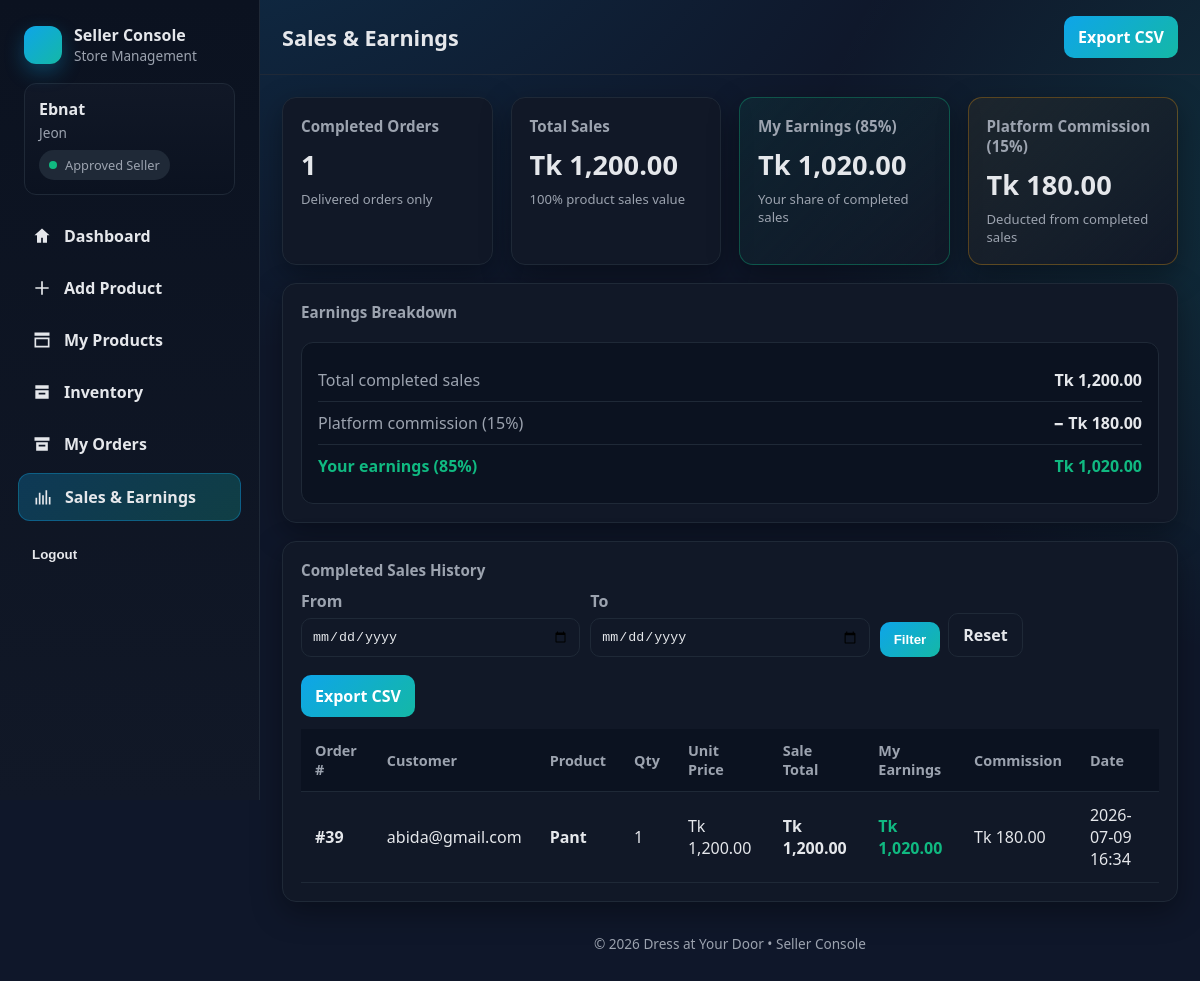
The page /seller_sales.php (signed in) on the database its author committed.
### tables this page shows
CREATE TABLE `order_items` (
  `id` int(11) NOT NULL,
  `order_id` int(11) NOT NULL,
  `product_id` int(11) NOT NULL,
  `quantity` int(11) NOT NULL,
  `price` decimal(10,2) NOT NULL
);

CREATE TABLE `orders` (
  `id` int(11) NOT NULL,
  `user_email` varchar(100) NOT NULL,
  `payment_method` enum('cod','online') NOT NULL,
  `payment_status` varchar(20) NOT NULL DEFAULT 'pending',
  `status` enum('pending','processing','paid','shipped','delivered','cancelled') NOT NULL DEFAULT 'pending',
  `created_at` timestamp NOT NULL DEFAULT current_timestamp(),
  `subtotal` decimal(10,2) NOT NULL DEFAULT 0.00,
  `shipping` decimal(10,2) NOT NULL DEFAULT 0.00,
  `grand_total` decimal(10,2) NOT NULL DEFAULT 0.00
);

CREATE TABLE `products` (
  `id` int(11) NOT NULL,
  `seller_id` int(11) DEFAULT NULL,
  `category` varchar(50) NOT NULL,
  `name` varchar(100) NOT NULL,
  `price` decimal(10,2) NOT NULL,
  `image` varchar(255) NOT NULL
);

### seller_sales.php (the view, shortened to what this page needs)
<?php
require_once __DIR__ . '/db.php';
$sellerId = (int) $_SESSION['seller_id'];
if (!function_exists('e')) {
    function e(string $value): string
    {
        return htmlspecialchars($value, ENT_QUOTES, 'UTF-8');
    }
}
$qFrom = isset($_GET['from'])
    ? trim((string) $_GET['from'])
    : '';
$qTo = isset($_GET['to'])
    ? trim((string) $_GET['to'])
    : '';
$dateWhere = '';
$dateParams = [];
$dateTypes = '';
$summarySql = "
    SELECT
        COUNT(DISTINCT oi.order_id)
            AS completed_orders,
        COALESCE(
            SUM(oi.quantity * oi.price),
            0
        ) AS total_sales
    FROM order_items oi
    INNER JOIN products p
        ON p.id = oi.product_id
    INNER JOIN orders o
        ON o.id = oi.order_id
    WHERE p.seller_id = ?
      AND LOWER(o.status) = 'delivered'
      $dateWhere
";
$stmt = $conn->prepare($summarySql);
$summaryTypes = 'i' . $dateTypes;
$summaryParams = array_merge(
    [$sellerId],
    $dateParams
);
$stmt->bind_param(
    $summaryTypes,
    ...$summaryParams
);
$stmt->execute();
$result = $stmt->get_result();
$summary = $result
    ? $result->fetch_assoc()
    : [];
$completedOrders =
    (int) ($summary['completed_orders'] ?? 0);
$totalSales =
    (float) ($summary['total_sales'] ?? 0);
$sellerEarnings =
    $totalSales * 0.85;
$adminCommission =
    $totalSales * 0.15;
$salesSql = "
    SELECT
        o.id AS order_id,
        o.user_email,
        o.payment_method,
        o.created_at,
        p.id AS product_id,
        p.name AS product_name,
        oi.quantity,
        oi.price,
        (oi.quantity * oi.price)
            AS item_total
    FROM order_items oi
    INNER JOIN products p
        ON p.id = oi.product_id
    INNER JOIN orders o
        ON o.id = oi.order_id
    WHERE p.seller_id = ?
      AND LOWER(o.status) = 'delivered'
      $dateWhere
    ORDER BY
        o.created_at DESC,
        o.id DESC
";
$stmt = $conn->prepare($salesSql);
$salesTypes = 'i' . $dateTypes;
$salesParams = array_merge(
    [$sellerId],
    $dateParams
);
$stmt->bind_param(
    $salesTypes,
    ...$salesParams
);
$stmt->execute();
$result = $stmt->get_result();
$sales = $result
    ? $result->fetch_all(MYSQLI_ASSOC)
    : [];
$exportQuery = [
    'export' => 1
];
$exportUrl =
    'seller_sales.php?'
    . http_build_query($exportQuery);
?>
<div class="grid">
    <div class="card col-3">
        <h3>Completed Orders</h3>
        <div class="earning-value">
            <?= $completedOrders ?>
        </div>
        <div class="earning-note">
            Delivered orders only
        </div>
    </div>
    <div class="card col-3">
        <h3>Total Sales</h3>
        <div class="earning-value">
            Tk <?= number_format(
                    $totalSales,
                    2
                ) ?>
        </div>
        <div class="earning-note">
            100% product sales value
        </div>
    </div>
    <div class="card col-3 summary-highlight">
        <h3>My Earnings (85%)</h3>
        <div class="earning-value">
            Tk <?= number_format(
                    $sellerEarnings,
                    2
                ) ?>
        </div>
        <div class="earning-note">
            Your share of completed sales
        </div>
    </div>
    <div class="card col-3 commission-card">
        <h3>Platform Commission (15%)</h3>
        <div class="earning-value">
            Tk <?= number_format(
                    $adminCommission,
                    2
                ) ?>
        </div>
        <div class="earning-note">
            Deducted from completed sales
        </div>
    </div>
    <div class="card col-12">
        <h3>Earnings Breakdown</h3>
        <div class="sales-breakdown">
            <div class="breakdown-row">
                <span class="breakdown-label">
                    Total completed sales
                </span>
                <span class="breakdown-value">
                    Tk <?= number_format(
                            $totalSales,
                            2
                        ) ?>
                </span>
            </div>
            <div class="breakdown-row">
                <span class="breakdown-label">
                    Platform commission (15%)
                </span>
                <span class="breakdown-value">
                    − Tk <?= number_format(
                                $adminCommission,
                                2
                            ) ?>
                </span>
            </div>
            <div class="breakdown-row">
                <span
                    class="breakdown-label"
                    style="
                        color:var(--ok);
                        font-weight:800;
                    ">
                    Your earnings (85%)
                </span>
                <span
                    class="breakdown-value"
                    style="color:var(--ok);">
                    Tk <?= number_format(
                            $sellerEarnings,
                            2
                        ) ?>
                </span>
            </div>
        </div>
    </div>
    <div class="card col-12">
        <h3>Completed Sales History</h3>
        <form
            method="GET"
            action="seller_sales.php"
            class="sales-filter">
            <div class="filter-field">
                <label
                    for="from"
                    class="filter-label">
                    From
                </label>
                <input
                    type="date"
                    id="from"
                    name="from"
                    value="<?= e($qFrom) ?>"
                    class="filter-input">
            </div>
            <div class="filter-field">
                <label
                    for="to"
                    class="filter-label">
                    To
                </label>
                <input
                    type="date"
                    id="to"
                    name="to"
                    value="<?= e($qTo) ?>"
                    class="filter-input">
            </div>
            <div class="filter-actions">
                <button
                    type="submit"
                    class="btn btn--brand">
                    Filter
                </button>
                <a
                    href="seller_sales.php"
                    class="btn">
                    Reset
                </a>
            </div>
        </form>
        <div
            style="
                display:flex;
                gap:8px;
                margin-bottom:12px;
            ">
            <a
                href="<?= e($exportUrl) ?>"
                class="btn btn--brand">
                Export CSV
            </a>
        </div>
        <div class="table-wrap">
            <table class="table">
                <thead>
                    <tr>
                        <th>Order #</th>
                        <th>Customer</th>
                        <th>Product</th>
                        <th>Qty</th>
                        <th>Unit Price</th>
                        <th>Sale Total</th>
                        <th>My Earnings</th>
                        <th>Commission</th>
                        <th>Date</th>
                    </tr>
                </thead>
                <tbody>
                    <?php if (empty($sales)): ?>
                        <tr>
                            <td
                                colspan="9"
                                style="
                                    text-align:center;
                                    color:var(--muted);
                                    padding:30px;
                                ">
                                No completed sales found.
                            </td>
                        </tr>
                    <?php else: ?>
                        <?php foreach ($sales as $sale): ?>
                            <?php
                            $itemTotal =
                                (float) $sale['item_total'];
                            $itemEarnings =
                                $itemTotal * 0.85;
                            $itemCommission =
                                $itemTotal * 0.15;
                            ?>
                            <tr>
                                <td style="font-weight:800;">
                                    #<?= (int) $sale['order_id'] ?>
                                </td>
                                <td>
                                    <?= e(
                                        (string) $sale['user_email']
                                    ) ?>
                                </td>
                                <td style="font-weight:700;">
                                    <?= e(
                                        (string) $sale['product_name']
                                    ) ?>
                                </td>
                                <td>
                                    <?= (int) $sale['quantity'] ?>
                                </td>
                                <td>
                                    Tk <?= number_format(
                                            (float) $sale['price'],
                                            2
                                        ) ?>
                                </td>
                                <td style="font-weight:800;">
                                    Tk <?= number_format(
                                            $itemTotal,
                                            2
                                        ) ?>
                                </td>
                                <td
                                    style="
                                        color:var(--ok);
                                        font-weight:800;
                                    ">
                                    Tk <?= number_format(
                                            $itemEarnings,
                                            2
                                        ) ?>
                                </td>
                                <td>
                                    Tk <?= number_format(
                                            $itemCommission,
                                            2
                                        ) ?>
                                </td>
                                <td>
                                    <?= e(
                                        date(
                                            'Y-m-d H:i',
                                            strtotime(
                                                (string) $sale['created_at']
                                            )
                                        )
                                    ) ?>
                                </td>
                            </tr>
                        <?php endforeach; ?>
                    <?php endif; ?>
                </tbody>
            </table>
        </div>
    </div>
</div>
<?php
include __DIR__ . '/seller_layout.php';

### seller_layout.php (style rules this page uses)
:root { --bg: #0f172a; --panel: #111827; --panel-2: #0b1220; --text: #e5e7eb; --muted: #9ca3af; --brand: #0ea5e9; --brand-2: #14b8a6; --border: #1f2937; --ok: #10b981; --warn: #f59e0b; --danger: #ef4444; --radius: 14px; --shadow: 0 10px 30px rgba(0, 0, 0, .35); }
* { box-sizing: border-box; }
html, body { height: 100%; margin: 0; font-family: ui-sans-serif, system-ui, -apple-system, Segoe UI, Roboto, Arial; color: var(--text); background: radial-gradient(1200px 800px at 10% -20%, rgba(14, 165, 233, .18), transparent 70%), radial-gradient(900px 700px at 120% 20%, rgba(20, 184, 166, .18), transparent 70%), var(--bg); }
.btn { display: inline-flex; align-items: center; gap: 8px; padding: 10px 14px; border: 1px solid var(--border); border-radius: 10px; background: var(--panel); color: var(--text); text-decoration: none; font-weight: 600; cursor: pointer; }
.btn--brand { border: none; background: linear-gradient(135deg, var(--brand), var(--brand-2)); color: white; }
.grid { display: grid; grid-template-columns: repeat(12, 1fr); gap: 18px; }
.col-3 { grid-column: span 3; }
.col-12 { grid-column: span 12; }
.card { background: var(--panel); border: 1px solid var(--border); border-radius: var(--radius); padding: 18px; box-shadow: var(--shadow); }
.card h3 { margin: 0 0 10px; color: var(--muted); font-size: .95rem; }
.table-wrap { width: 100%; overflow-x: auto; }
.table { width: 100%; border-collapse: collapse; }
.table th, .table td { padding: 12px 14px; text-align: left; border-bottom: 1px solid var(--border); }
.table th { color: var(--muted); font-size: .9rem; background: var(--panel-2); }

### seller_sales.php (style rules this page uses)
.earning-value { font-size: 1.7rem; font-weight: 800; margin-top: 7px; }
.earning-note { color: var(--muted); font-size: .82rem; margin-top: 7px; }
.summary-highlight { border: 1px solid rgba(16, 185, 129, .35); background: linear-gradient(135deg, rgba(16, 185, 129, .08), var(--panel)); }
.commission-card { border: 1px solid rgba(245, 158, 11, .3); background: linear-gradient(135deg, rgba(245, 158, 11, .06), var(--panel)); }
.sales-breakdown { margin-top: 20px; padding: 16px; border: 1px solid var(--border); border-radius: 12px; background: var(--panel-2); }
.breakdown-row { display: flex; align-items: center; justify-content: space-between; gap: 20px; padding: 10px 0; border-bottom: 1px solid var(--border); }
.breakdown-row:last-child { border-bottom: none; }
.breakdown-label { color: var(--muted); }
.breakdown-value { font-weight: 800; }
.table-wrap { overflow-x: auto; }
.sales-filter { display: grid; grid-template-columns: repeat(12, 1fr); gap: 10px; margin-bottom: 18px; }
.filter-field { grid-column: span 4; }
.filter-actions { grid-column: span 4; display: flex; align-items: flex-end; gap: 8px; }
.filter-label { display: block; font-weight: 800; color: var(--muted); margin-bottom: 6px; }
.filter-input { width: 100%; padding: 10px; border-radius: 10px; background: var(--panel); color: var(--text); border: 1px solid var(--border); }

### rows shown on the page
order_items: order "39", order.user_email "abida@gmail.com", product.name "Pant", quantity "1", price "1,200.00", itemTotal "1,200.00", itemEarnings "1,020.00", itemCommission "180.00", order.created_at "2026-07-09 16:34"

### other values the page prints
$sellerName "Ebnat"
$shopName "Jeon"
$pageTitle "Sales & Earnings"
$action['label'] "Export CSV"
$completedOrders "1"
$totalSales "1,200.00"
$sellerEarnings "1,020.00"
$adminCommission "180.00"
